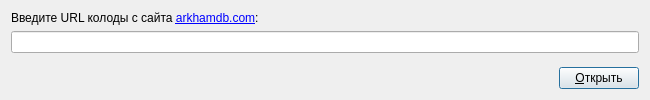
<?xml version="1.0" encoding="UTF-8"?>
<ui version="4.0">
 <class>Dialog</class>
 <widget class="QDialog" name="Dialog">
  <property name="geometry">
   <rect>
    <x>0</x>
    <y>0</y>
    <width>650</width>
    <height>100</height>
   </rect>
  </property>
  <property name="windowTitle">
   <string>Открыть ссылку</string>
  </property>
  <property name="windowIcon">
   <iconset resource="../../resources/app.qrc">
    <normaloff>:/images/app.svg</normaloff>:/images/app.svg</iconset>
  </property>
  <layout class="QVBoxLayout" name="verticalLayout">
   <item>
    <widget class="QLabel" name="label">
     <property name="text">
      <string>&lt;html&gt;&lt;head/&gt;&lt;body&gt;&lt;p&gt;Введите URL колоды с сайта &lt;a href=&quot;https://arkhamdb.com/&quot;&gt;&lt;span style=&quot; text-decoration: underline; color:#0000ff;&quot;&gt;arkhamdb.com&lt;/span&gt;&lt;/a&gt;:&lt;/p&gt;&lt;/body&gt;&lt;/html&gt;</string>
     </property>
    </widget>
   </item>
   <item>
    <widget class="QLineEdit" name="field_url"/>
   </item>
   <item>
    <spacer name="verticalSpacer">
     <property name="orientation">
      <enum>Qt::Vertical</enum>
     </property>
     <property name="sizeHint" stdset="0">
      <size>
       <width>20</width>
       <height>40</height>
      </size>
     </property>
    </spacer>
   </item>
   <item>
    <layout class="QHBoxLayout" name="horizontalLayout">
     <item>
      <spacer name="horizontalSpacer">
       <property name="orientation">
        <enum>Qt::Horizontal</enum>
       </property>
       <property name="sizeHint" stdset="0">
        <size>
         <width>268</width>
         <height>20</height>
        </size>
       </property>
      </spacer>
     </item>
     <item>
      <widget class="QPushButton" name="btn_open_url">
       <property name="locale">
        <locale language="English" country="UnitedStates"/>
       </property>
       <property name="text">
        <string>&amp;Открыть</string>
       </property>
       <property name="shortcut">
        <string>Ctrl+Q</string>
       </property>
      </widget>
     </item>
    </layout>
   </item>
  </layout>
 </widget>
 <resources>
  <include location="../../resources/app.qrc"/>
 </resources>
 <connections/>
</ui>
